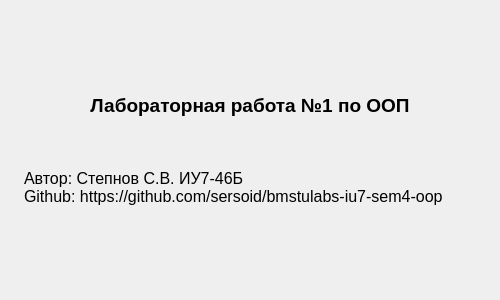
<?xml version="1.0" encoding="UTF-8"?>
<ui version="4.0">
 <class>aboutWindow</class>
 <widget class="QMainWindow" name="aboutWindow">
  <property name="geometry">
   <rect>
    <x>0</x>
    <y>0</y>
    <width>500</width>
    <height>300</height>
   </rect>
  </property>
  <property name="sizePolicy">
   <sizepolicy hsizetype="Fixed" vsizetype="Fixed">
    <horstretch>0</horstretch>
    <verstretch>0</verstretch>
   </sizepolicy>
  </property>
  <property name="minimumSize">
   <size>
    <width>0</width>
    <height>300</height>
   </size>
  </property>
  <property name="maximumSize">
   <size>
    <width>16777215</width>
    <height>300</height>
   </size>
  </property>
  <property name="windowTitle">
   <string>О программе</string>
  </property>
  <widget class="QWidget" name="aboutWidget">
   <layout class="QGridLayout" name="gridLayout">
    <property name="leftMargin">
     <number>24</number>
    </property>
    <property name="topMargin">
     <number>24</number>
    </property>
    <property name="rightMargin">
     <number>24</number>
    </property>
    <property name="bottomMargin">
     <number>24</number>
    </property>
    <property name="horizontalSpacing">
     <number>6</number>
    </property>
    <item row="0" column="0">
     <widget class="QLabel" name="aboutText">
      <property name="sizePolicy">
       <sizepolicy hsizetype="Expanding" vsizetype="Expanding">
        <horstretch>0</horstretch>
        <verstretch>0</verstretch>
       </sizepolicy>
      </property>
      <property name="text">
       <string>&lt;html&gt;&lt;head/&gt;&lt;body&gt;&lt;p align=&quot;center&quot;&gt;&lt;span style=&quot; font-size:14pt; font-weight:700;&quot;&gt;Лабораторная работа №1 по ООП&lt;/span&gt;&lt;/p&gt;&lt;p&gt;&lt;br/&gt;&lt;/p&gt;&lt;p&gt;&lt;span style=&quot; font-size:12pt;&quot;&gt;Автор: Степнов С.В. ИУ7-46Б&lt;br/&gt;Github: https://github.com/sersoid/bmstulabs-iu7-sem4-oop&lt;/span&gt;&lt;/p&gt;&lt;/body&gt;&lt;/html&gt;</string>
      </property>
      <property name="textFormat">
       <enum>Qt::MarkdownText</enum>
      </property>
      <property name="alignment">
       <set>Qt::AlignLeading|Qt::AlignLeft|Qt::AlignVCenter</set>
      </property>
      <property name="margin">
       <number>0</number>
      </property>
     </widget>
    </item>
   </layout>
  </widget>
 </widget>
 <resources/>
 <connections/>
</ui>
